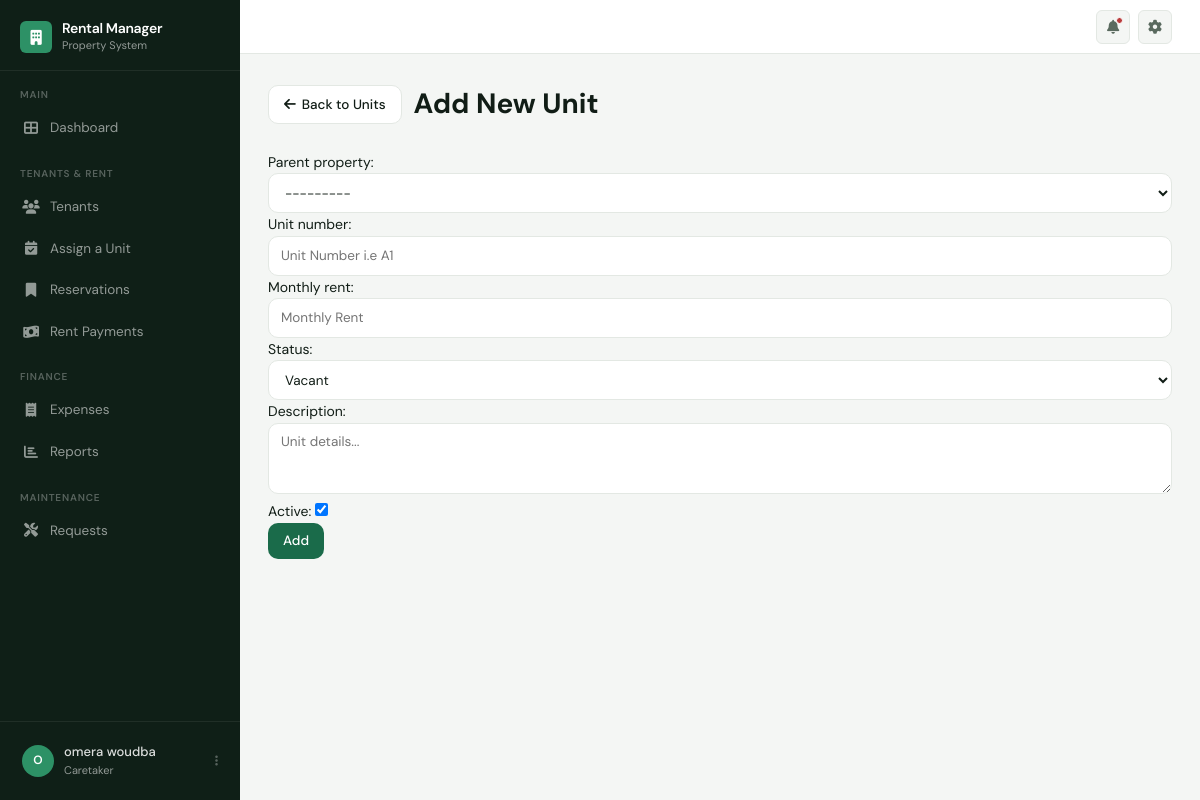
/properties/unit/create/ (signed in), run on the app's committed database.
### accounts/models.py (models this page shows, shortened)
class User(AbstractUser):
    OWNER = 'OWNER'
    MANAGER = 'MANAGER'
    CARETAKER = 'CARETAKER'
    ROLE_CHOICES = [
        (OWNER, 'Owner'),
        (MANAGER, 'Manager'),
        (CARETAKER, 'Caretaker'),
    ]
    phone_number = models.CharField(max_length=15, unique=True)
    role = models.CharField(max_length=20, choices=ROLE_CHOICES, default=CARETAKER)
    created_at = models.DateTimeField(auto_now_add=True)
    updated_at = models.DateTimeField(auto_now=True)

### properties/views.py (the view)
# urls.py: path('unit/create/', unit_create, name='unit_create'),
@login_required
def unit_create(request):
    if request.method == 'POST':
        form = UnitForm(request.POST)
        if form.is_valid():
            form.save()
            return redirect('unit_list')
    else:
        form = UnitForm()
    return render(request, 'units/u_create.html', {'form':form})

### properties/forms.py
class UnitForm(forms.ModelForm):
    class Meta:
        model = Unit
        fields = ['parent_property', 'unit_number', 'monthly_rent', 'status', 'description', 'active']
        widgets = {
            'parent_property': forms.Select(attrs={'class': 'form-control'}),
            'unit_number': forms.TextInput(attrs={'class': 'form-control', 'placeholder': 'Unit Number i.e A1'}),
            'monthly_rent': forms.NumberInput(attrs={'class': 'form-control', 'placeholder': 'Monthly Rent'}),
            'status': forms.Select(attrs={'class': 'form-control'}),
            'description': forms.Textarea(attrs={'class': 'form-control', 'rows': 3, 'placeholder': 'Unit details...'}),
            'active': forms.CheckboxInput(attrs={'class': 'form-check-input'}),
        }

### properties/models.py (called while the page is built)
    def __str__(self):
        return self.name

### templates/units/u_create.html (shortened to what this page needs)
{% extends 'base.html' %}
{% block content %}
    <div style="display:flex; align-items:center; gap:12px; margin-bottom:24px; flex-wrap:wrap;">
        <a href="{% url 'unit_list' %}" class="btn btn-secondary">
            <i class="fas fa-arrow-left"></i> Back to Units
        </a>
        <h1 class="mb-0">Add New Unit</h1>
    </div>
    <form method="post" enctype="multipart/form-data">
        {{ form.as_p }}
        <button type="submit" class="btn btn-primary">Add</button>
    </form>
{% endblock %}

### templates/base.html (shortened to what this page needs)
<!DOCTYPE html>
<html lang="en">
{% load static %}
<head>
  <link rel="stylesheet" href="https://cdnjs.cloudflare.com/ajax/libs/font-awesome/6.4.0/css/all.min.css">
  <link rel="stylesheet" href="{% static 'styles/main.css' %}">
</head>
<body>
{% if user.is_authenticated %}
<aside class="sidebar" id="sidebar" aria-label="Main navigation">
  <a href="{% url 'home' %}" class="sidebar-brand">
    <div class="brand-icon"><i class="fas fa-building" aria-hidden="true"></i></div>
    <div>
      <div class="brand-name">Rental Manager</div>
      <div class="brand-sub">Property System</div>
    </div>
  </a>
  <div class="sidebar-section-label">Main</div>
  <ul class="sidebar-nav">
    <li>
      <a href="{% url 'dashboard' %}"
         class="{% if request.resolver_match.url_name == 'dashboard' %}active{% endif %}"
         aria-current="{% if request.resolver_match.url_name == 'dashboard' %}page{% endif %}">
        <i class="fas fa-th-large" aria-hidden="true"></i> Dashboard
      </a>
    </li>
  </ul>
  <div class="sidebar-section-label">Tenants &amp; Rent</div>
  <ul class="sidebar-nav">
    <li>
      <a href="{% url 'tenant_list' %}"
         class="{% if 'tenant' in request.resolver_match.url_name %}active{% endif %}"
         aria-current="{% if 'tenant' in request.resolver_match.url_name %}page{% endif %}">
        <i class="fas fa-users" aria-hidden="true"></i> Tenants
      </a>
    </li>
    <li>
      <a href="{% url 'tenancy_list' %}"
         class="{% if 'tenancy' in request.resolver_match.url_name %}active{% endif %}"
         aria-current="{% if 'tenancy' in request.resolver_match.url_name %}page{% endif %}">
        <i class="fas fa-calendar-check" aria-hidden="true"></i> Assign a Unit
      </a>
    </li>
    <li>
      <a href="{% url 'reservation_list' %}"
         class="{% if 'reservation' in request.resolver_match.url_name %}active{% endif %}"
         aria-current="{% if 'reservation' in request.resolver_match.url_name %}page{% endif %}">
        <i class="fas fa-bookmark" aria-hidden="true"></i> Reservations
      </a>
    </li>
    <li>
      <a href=""
         class="{% if 'rent_payment' in request.resolver_match.url_name %}active{% endif %}"
         aria-current="{% if 'rent_payment' in request.resolver_match.url_name %}page{% endif %}">
        <i class="fas fa-money-bill-wave" aria-hidden="true"></i> Rent Payments
      </a>
    </li>
  </ul>
  <div class="sidebar-section-label">Finance</div>
  <ul class="sidebar-nav">
    <li>
      <a href=""
         class="{% if 'expense' in request.resolver_match.url_name %}active{% endif %}"
         aria-current="{% if 'expense' in request.resolver_match.url_name %}page{% endif %}">
        <i class="fas fa-receipt" aria-hidden="true"></i> Expenses
      </a>
    </li>
    <li>
      <a href=""
         class="{% if 'report' in request.resolver_match.url_name %}active{% endif %}"
         aria-current="{% if 'report' in request.resolver_match.url_name %}page{% endif %}">
        <i class="fas fa-chart-bar" aria-hidden="true"></i> Reports
      </a>
    </li>
  </ul>
  <div class="sidebar-section-label">Maintenance</div>
  <ul class="sidebar-nav">
    <li>
      <a href=""
         class="{% if 'maintenance' in request.resolver_match.url_name %}active{% endif %}"
         aria-current="{% if 'maintenance' in request.resolver_match.url_name %}page{% endif %}">
        <i class="fas fa-tools" aria-hidden="true"></i> Requests
      </a>
    </li>
  </ul>
  <div class="sidebar-footer">
    <div class="user-card" onclick="toggleDropdown('userDrop')" role="button" aria-haspopup="true" aria-expanded="false" tabindex="0">
      <div class="user-avatar" aria-hidden="true">
        {{ user.get_full_name|default:user.username|first|upper }}
      </div>
      <div class="user-info">
        <div class="user-name">{{ user.get_full_name|default:user.username }}</div>
        <div class="user-role">{{ user.get_role_display }}</div>
      </div>
      <i class="fas fa-ellipsis-v user-ellipsis" aria-hidden="true"></i>
    </div>
  </div>
</aside>
{% endif %}
<div class="main">
  {% if user.is_authenticated %}
  <header class="topbar" role="banner">
    <div class="topbar-right">
      <a href="" class="topbar-btn notif-dot" title="Notifications" aria-label="Notifications">
        <i class="fas fa-bell" aria-hidden="true"></i>
      </a>
      <a href="" class="topbar-btn topbar-btn--hide-mobile" title="Settings" aria-label="Settings">
        <i class="fas fa-cog" aria-hidden="true"></i>
      </a>
    </div>
  </header>
  {% endif %}
  <main class="page" id="main-content">
    {% block content %}{% endblock %}
  </main>
</div>
</body>
</html>

### data on the page
User: get_full_name|first "O", get_full_name "omera woudba", role "Caretaker"
